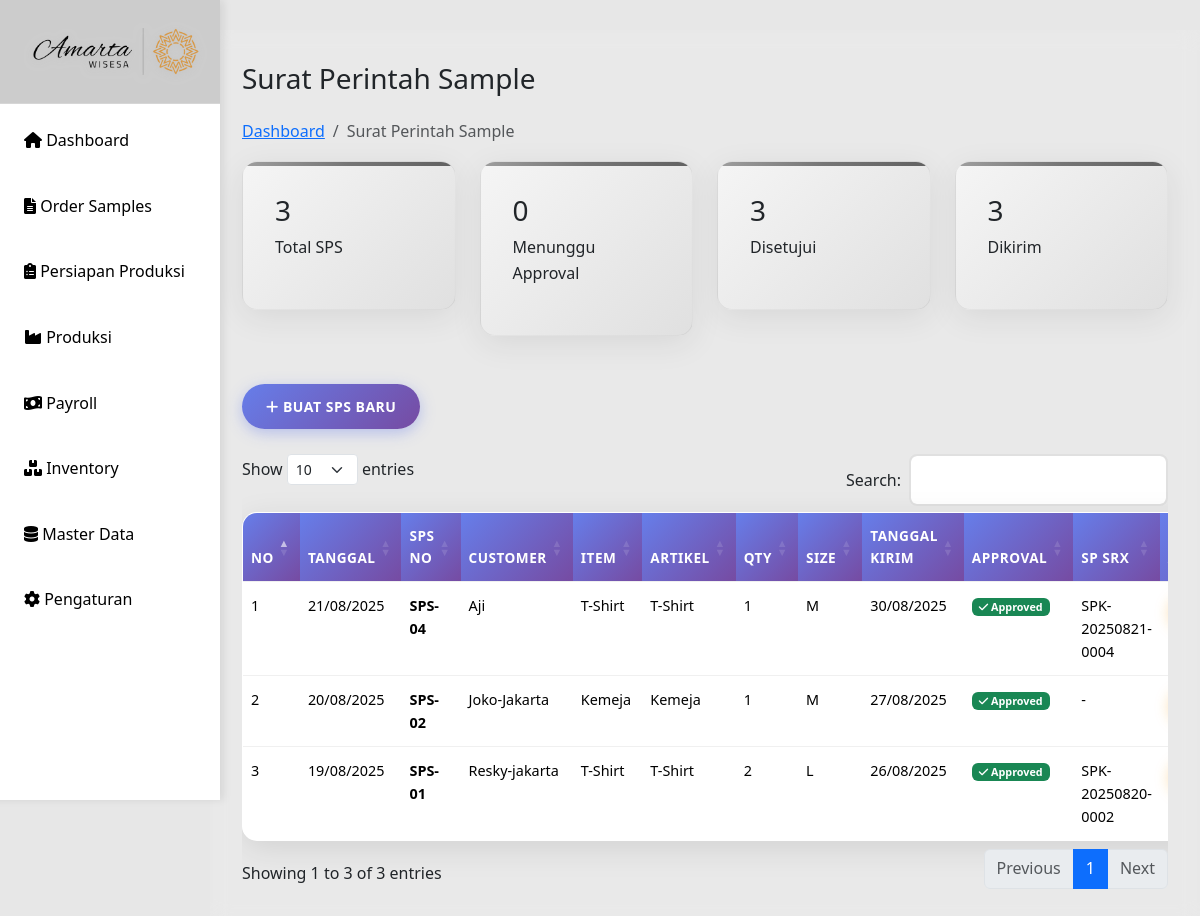
Page /sps-sample.php on the earlier database version.
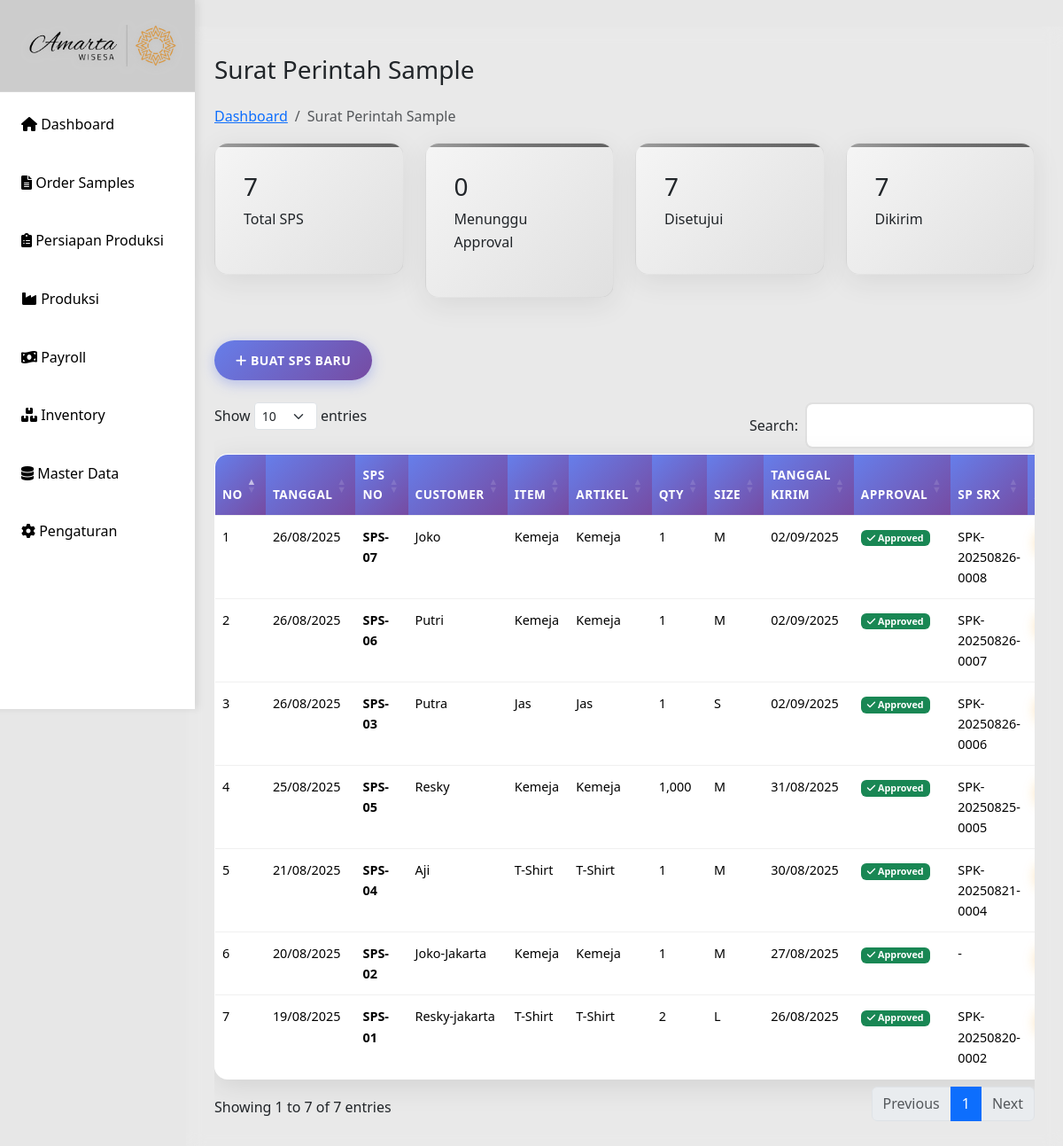
Same page on the later database version.
### tables this page shows
CREATE TABLE `sps` (
  `id` int(10) UNSIGNED NOT NULL,
  `tanggal` date DEFAULT NULL,
  `sps_no` varchar(20) DEFAULT NULL,
  `customer` varchar(100) DEFAULT NULL,
  `item` varchar(100) DEFAULT NULL,
  `artikel` varchar(100) DEFAULT NULL,
  `qty` int(11) DEFAULT NULL,
  `size` varchar(20) DEFAULT NULL,
  `sample_product` varchar(255) DEFAULT NULL,
  `design` varchar(255) DEFAULT NULL,
  `st_chart` varchar(255) DEFAULT NULL,
  `material_sm` varchar(255) DEFAULT NULL,
  `pola_sample` varchar(255) DEFAULT NULL,
  `buat_sample` varchar(255) DEFAULT NULL,
  `kirim` date DEFAULT NULL,
  `approval` varchar(100) DEFAULT NULL,
  `sp_srx` varchar(100) DEFAULT NULL
);

### sps-sample.php (the view, shortened to what this page needs)
<?php
include "includes/header.php";
include "config/db.php";
$result = $conn->query("SELECT * FROM sps ORDER BY id DESC");
$pending_result = $conn->query("SELECT COUNT(*) as pending_count FROM sps WHERE approval = '' OR approval IS NULL");
$pending_count = $pending_result->fetch_assoc()['pending_count'];
$approved_result = $conn->query("SELECT COUNT(*) as approved_count FROM sps WHERE approval != '' AND approval IS NOT NULL");
$approved_count = $approved_result->fetch_assoc()['approved_count'];
$kirim_result = $conn->query("SELECT COUNT(*) as kirim_count FROM sps WHERE approval ='Approved' ");
$kirim_count = $kirim_result->fetch_assoc()['kirim_count'];
?>
    <main class="main-content">
            <div>
                <h1 class="h3 mb-4">Surat Perintah Sample</h1>
                <nav aria-label="breadcrumb">
                    <ol class="breadcrumb">
                        <li class="breadcrumb-item"><a href="index.php">Dashboard</a></li>
                        <li class="breadcrumb-item active">Surat Perintah Sample</li>
                    </ol>
                </nav>
            </div>
        <div class="row mb-4">
            <div class="col-md-3">
                <div class="stats-card">
                    <h3><?php echo $result->num_rows; ?></h3>
                    <p>Total SPS</p>
                </div>
            </div>
            <div class="col-md-3">
                <div class="stats-card">
                    <h3><?php echo $pending_count; ?></h3>
                    <p>Menunggu Approval</p>
                </div>
            </div>
            <div class="col-md-3">
                <div class="stats-card">
                    <h3><?php echo $approved_count; ?></h3>
                    <p>Disetujui</p>
                </div>
            </div>
            <div class="col-md-3">
                <div class="stats-card">
                    <h3><?php echo $kirim_count; ?></h3>
                    <p>Dikirim</p>
                </div>
            </div>
        </div>
        <div>
            <button class="btn btn-primary" data-bs-toggle="modal" data-bs-target="#spsModal">
                <i class="fas fa-plus"></i> Buat SPS Baru
            </button>
        </div><br>
        <div class="table-container">
            <div class="table-responsive">
                <table id="sppTable" class="table table-hover">
                    <thead>
                        <tr>
                            <th>No</th>
                            <th>Tanggal</th>
                            <th>SPS No</th>
                            <th>Customer</th>
                            <th>Item</th>
                            <th>Artikel</th>
                            <th>Qty</th>
                            <th>Size</th>
                            <th>Tanggal Kirim</th>
                            <th>Approval</th>
                            <th>SP SRX</th>
                            <th>Aksi</th>
                        </tr>
                    </thead>
                    <tbody>
                        <?php $no=1; while($row = $result->fetch_assoc()): ?>
                        <tr>
                            <td><?= $no++ ?></td>
                            <td><?= date('d/m/Y', strtotime($row['tanggal'])) ?></td>
                            <td><strong><?= $row['sps_no'] ?></strong></td>
                            <td><?= $row['customer'] ?></td>
                            <td><?= $row['item'] ?></td>
                            <td><?= $row['artikel'] ?></td>
                            <td><?= number_format($row['qty']) ?></td>
                            <td><?= $row['size'] ?></td>
                            <td><?= $row['kirim'] ? date('d/m/Y', strtotime($row['kirim'])) : '-' ?></td>
                            <td>
                                <?php if($row['approval']): ?>
                                    <span class="badge bg-success"><i class="fas fa-check"></i> <?= $row['approval'] ?></span>
                                <?php else: ?>
                                    <span class="badge bg-warning"><i class="fas fa-clock"></i> Pending</span>
                                <?php endif; ?>
                            </td>
                            <td><?= $row['sp_srx'] ?: '-' ?></td>
                            <td>
                            </td>
                        </tr>
                        <?php endwhile; ?>
                    </tbody>
                </table>
            </div>
        </div>
    </main>
<?php include 'includes/footer.php';

Differences in the rows shown:
added sps: tanggal "26/08/2025", sps_no "SPS-07", customer "Joko", item "Kemeja", artikel "Kemeja", qty "1", size "M", kirim "02/09/2025", approval "Approved", sp_srx "SPK-20250826-0008"
added sps: tanggal "26/08/2025", sps_no "SPS-06", customer "Putri", item "Kemeja", artikel "Kemeja", qty "1", size "M", kirim "02/09/2025", approval "Approved", sp_srx "SPK-20250826-0007"
added sps: tanggal "26/08/2025", sps_no "SPS-03", customer "Putra", item "Jas", artikel "Jas", qty "1", size "S", kirim "02/09/2025", approval "Approved", sp_srx "SPK-20250826-0006"
added sps: tanggal "25/08/2025", sps_no "SPS-05", customer "Resky", item "Kemeja", artikel "Kemeja", qty "1,000", size "M", kirim "31/08/2025", approval "Approved", sp_srx "SPK-20250825-0005"
Other differences:
$result->num_rows: "3" → "7"
$approved_count: "3" → "7"
$kirim_count: "3" → "7"
text written by a page script: "Show entries Search: Showing 1 to 3 of 3 entries Previous 1 Next" → "Show entries Search: Showing 1 to 7 of 7 entries Previous 1 Next"
